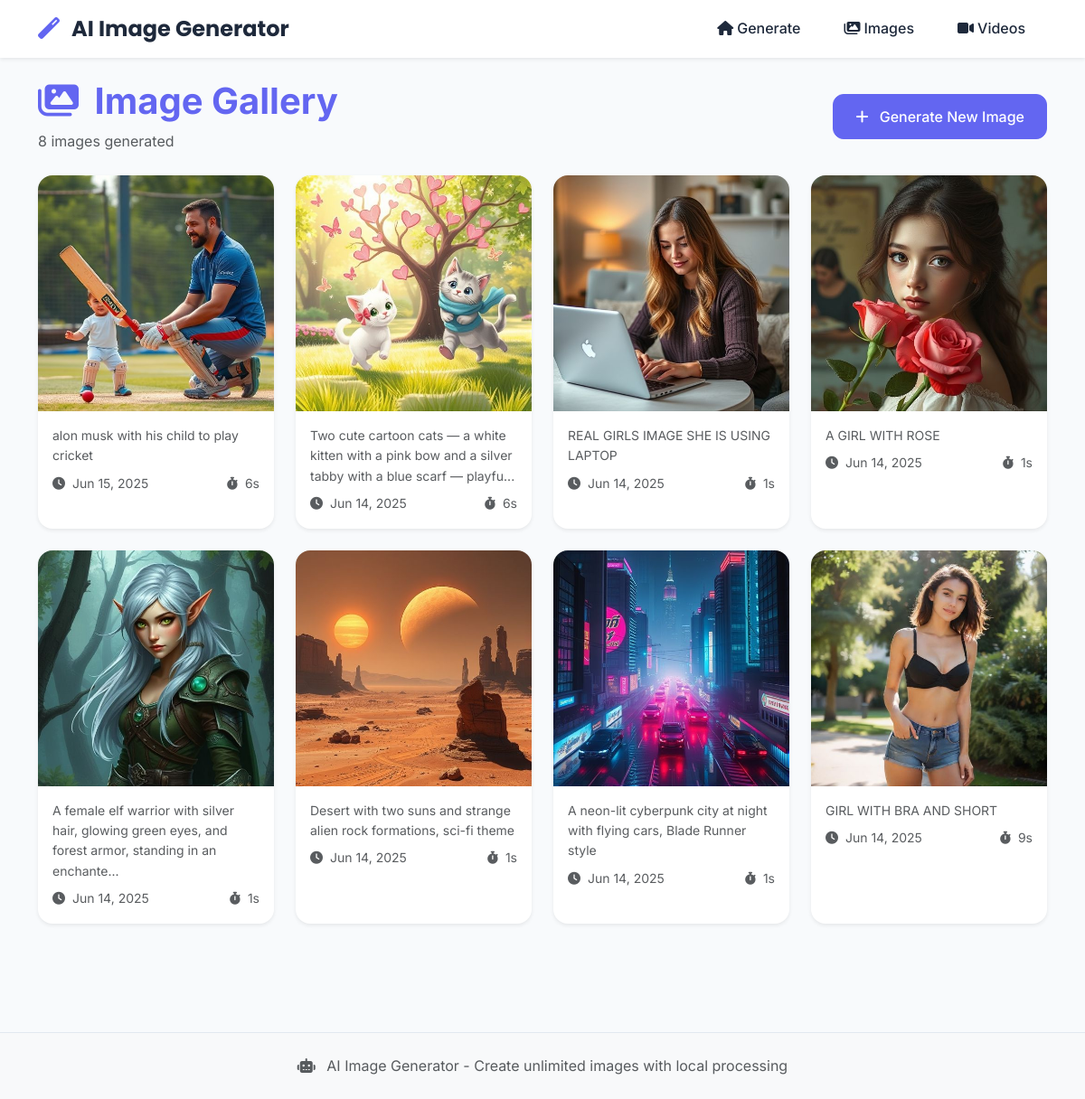
The page /gallery on the database its author committed.
### models.py (models this page shows, shortened)
class GeneratedImage(db.Model):
    __tablename__ = 'generated_images'
    id = db.Column(db.Integer, primary_key=True)
    prompt = db.Column(db.Text, nullable=False)
    image_filename = db.Column(db.String(255), nullable=False)
    created_at = db.Column(db.DateTime, default=datetime.utcnow)
    is_favorite = db.Column(db.Boolean, default=False)
    generation_time = db.Column(db.Integer, default=0)  # in seconds

### routes.py (the view)
@app.route('/gallery')
def gallery():
    page = request.args.get('page', 1, type=int)
    per_page = 12  # Images per page
    images = GeneratedImage.query.order_by(GeneratedImage.created_at.desc()).paginate(
        page=page, per_page=per_page, error_out=False
    )
    return render_template('gallery.html', images=images)

### templates/gallery.html (shortened to what this page needs)
{% extends "base.html" %}
{% block content %}
<div class="container">
    <div class="row mb-4">
        <div class="col-12">
            <div class="d-flex justify-content-between align-items-center">
                <div>
                    <h1 class="fw-bold text-primary mb-2">
                        <i class="fas fa-images me-2"></i>
                        Image Gallery
                    </h1>
                    <p class="text-muted mb-0">
                        {% if images.total %}
                            {{ images.total }} image{{ 's' if images.total != 1 else '' }} generated
                        {% else %}
                            No images generated yet
                        {% endif %}
                    </p>
                </div>
                <a href="{{ url_for('index') }}" class="btn btn-primary">
                    <i class="fas fa-plus me-2"></i>
                    Generate New Image
                </a>
            </div>
        </div>
    </div>
    {% if images.items %}
    <div class="row g-4 mb-5">
        {% for image in images.items %}
        <div class="col-sm-6 col-md-4 col-lg-3">
            <div class="card image-card h-100 border-0 shadow-sm">
                <div class="image-container">
                </div>
                <div class="card-body">
                    <p class="card-text text-muted small mb-2">
                        {{ image.prompt[:100] }}{% if image.prompt|length > 100 %}...{% endif %}
                    </p>
                    <div class="d-flex justify-content-between align-items-center">
                        <small class="text-muted">
                            <i class="fas fa-clock me-1"></i>
                            {{ image.created_at.strftime('%b %d, %Y') }}
                        </small>
                        <small class="text-muted">
                            <i class="fas fa-stopwatch me-1"></i>
                            {{ image.generation_time }}s
                        </small>
                    </div>
                </div>
            </div>
        </div>
        {% endfor %}
    </div>
    {% endif %}
</div>
{% endblock %}

### templates/base.html (shortened to what this page needs)
<!DOCTYPE html>
<html lang="en">
<head>
    <link href="https://cdn.jsdelivr.net/npm/bootstrap@5.3.0/dist/css/bootstrap.min.css" rel="stylesheet">
    <link rel="stylesheet" href="https://cdnjs.cloudflare.com/ajax/libs/font-awesome/6.4.0/css/all.min.css">
    <link rel="stylesheet" href="{{ url_for('static', filename='css/style.css') }}">
</head>
<body>
    <nav class="navbar navbar-expand-lg navbar-light bg-white shadow-sm">
        <div class="container">
            <a class="navbar-brand fw-bold" href="{{ url_for('index') }}">
                <i class="fas fa-magic me-2 text-primary"></i>
                AI Image Generator
            </a>
            <div class="collapse navbar-collapse" id="navbarNav">
                <ul class="navbar-nav ms-auto">
                    <li class="nav-item">
                        <a class="nav-link" href="{{ url_for('index') }}">
                            <i class="fas fa-home me-1"></i>Generate
                        </a>
                    </li>
                    <li class="nav-item">
                        <a class="nav-link" href="{{ url_for('gallery') }}">
                            <i class="fas fa-images me-1"></i>Images
                        </a>
                    </li>
                    <li class="nav-item">
                        <a class="nav-link" href="{{ url_for('video_gallery') }}">
                            <i class="fas fa-video me-1"></i>Videos
                        </a>
                    </li>
                </ul>
            </div>
        </div>
    </nav>
    <main class="py-4">
        {% block content %}{% endblock %}
    </main>
    <footer class="bg-light py-4 mt-5">
        <div class="container text-center">
            <p class="text-muted mb-0">
                <i class="fas fa-robot me-2"></i>
                AI Image Generator - Create unlimited images with local processing
            </p>
        </div>
    </footer>
</body>
</html>

### static/css/style.css (style rules this page uses)
:root { --primary-color: #6366F1; --secondary-color: #8B5CF6; --background-color: #F8FAFC; --text-color: #1E293B; --accent-color: #06B6D4; --success-color: #10B981; --warning-color: #F59E0B; --danger-color: #EF4444; --light-gray: #F1F5F9; --border-color: #E2E8F0; }
body { font-family: 'Inter', -apple-system, BlinkMacSystemFont, 'Segoe UI', sans-serif; background-color: var(--background-color); color: var(--text-color); line-height: 1.6; }
.text-primary { color: var(--primary-color) !important; }
.btn-primary { background-color: var(--primary-color); border-color: var(--primary-color); font-weight: 500; padding: 0.75rem 1.5rem; border-radius: 0.75rem; transition: all 0.3s ease; }
.navbar-brand { font-family: 'Poppins', sans-serif; font-size: 1.5rem; color: var(--text-color) !important; }
.navbar-nav .nav-link { font-weight: 500; color: var(--text-color) !important; margin: 0 0.5rem; border-radius: 0.5rem; padding: 0.5rem 1rem !important; transition: all 0.3s ease; }
.card { border-radius: 1rem; transition: all 0.3s ease; }
.image-card { transition: all 0.3s ease; border-radius: 1rem; overflow: hidden; }
.image-container { position: relative; overflow: hidden; aspect-ratio: 1; }
footer { margin-top: auto; border-top: 1px solid var(--border-color); }
.card { animation: fadeInUp 0.6s ease-out; }

### rows shown on the page
GeneratedImage: prompt "alon musk with his child to play cricket", created_at "Jun 15, 2025", generation_time "6"
GeneratedImage: prompt "Two cute cartoon cats — a white kitten with a pink bow and a silver tabby with a blue scarf — playfu", created_at "Jun 14, 2025", generation_time "6"
GeneratedImage: prompt "REAL GIRLS IMAGE SHE IS USING LAPTOP", created_at "Jun 14, 2025", generation_time "1"
GeneratedImage: prompt "A GIRL WITH ROSE", created_at "Jun 14, 2025", generation_time "1"
GeneratedImage: prompt "A female elf warrior with silver hair, glowing green eyes, and forest armor, standing in an enchante", created_at "Jun 14, 2025", generation_time "1"
GeneratedImage: prompt "Desert with two suns and strange alien rock formations, sci-fi theme", created_at "Jun 14, 2025", generation_time "1"
GeneratedImage: prompt "A neon-lit cyberpunk city at night with flying cars, Blade Runner style", created_at "Jun 14, 2025", generation_time "1"
GeneratedImage: prompt "GIRL WITH BRA AND SHORT", created_at "Jun 14, 2025", generation_time "9"

### other values the page prints
{{ images.total }} "8"
{{ 's' if images.total != 1 else '' }} "s"
